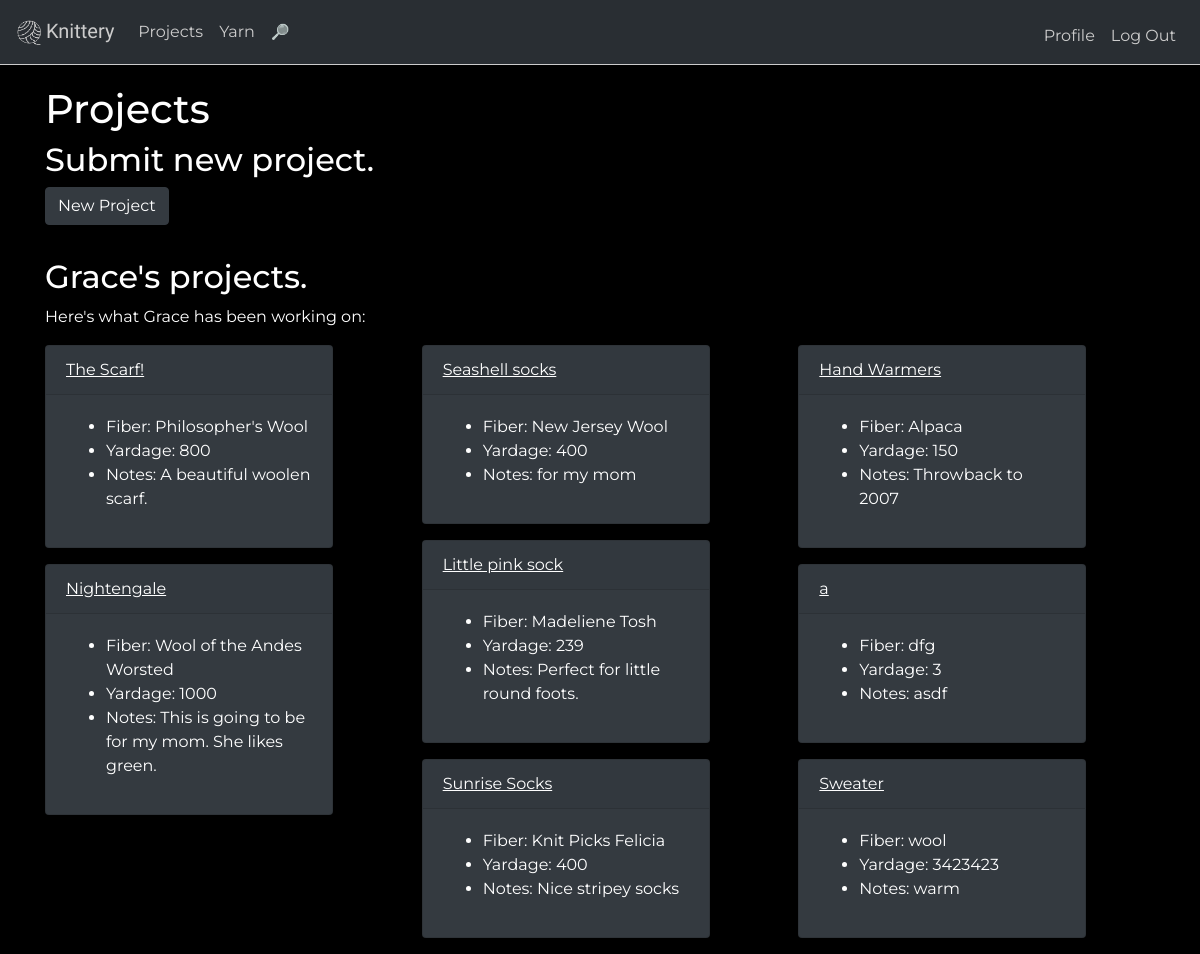
/projects/Grace (signed in), run on an earlier commit of the app's database.
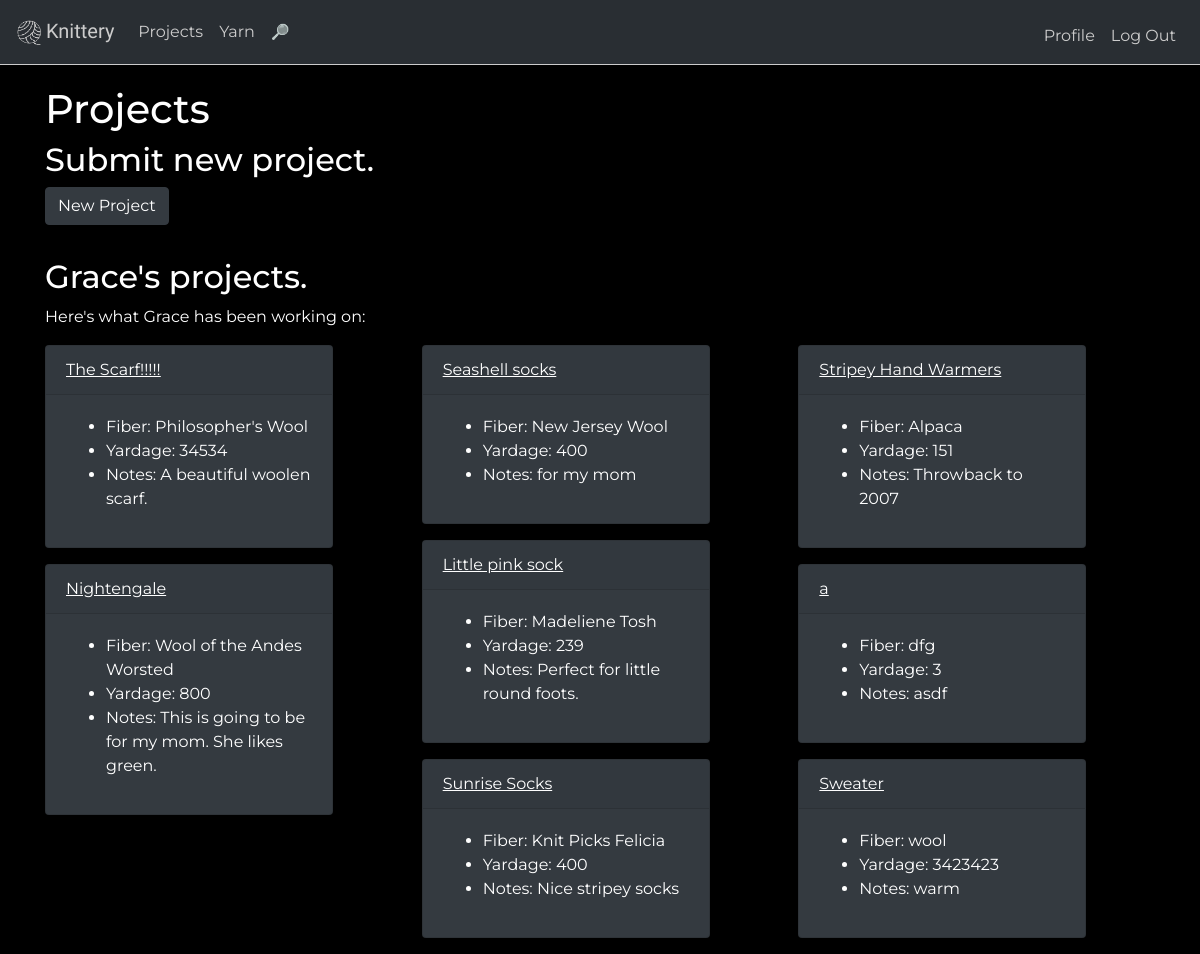
And on a later commit of the database.
### tables this page shows
CREATE TABLE "users" (
	"id"	integer NOT NULL,
	"name"	text,
	"about_me"	text,
	"years_knitting"	integer,
	"favorite_color"	text,
	"password"	text,
	"pic"	text NOT NULL DEFAULT '/static/profilepics/default.png',
	"hash"	TEXT,
	PRIMARY KEY("id" AUTOINCREMENT)
);

CREATE TABLE 'projects' ('id' integer PRIMARY KEY AUTOINCREMENT NOT NULL, 'user_id' integer NOT NULL, 'yarn' , 'yardage' , 'notes' ,'name' text);

### application.py (the view, shortened to what this page needs)
@app.route("/projects/<user>", methods=["GET", "POST"])
def projects(user):
    user_id = getId(user)
    c_userid = getId(session["user"])
    if request.method == "GET":
        rows = db.execute("SELECT name, yarn, yardage, notes, user_id FROM projects WHERE user_id = :id", id = user_id)
        return render_template("projects.html", rows=rows, user=user)

### application.py (called while the page is built)
def getId(user):
    currentuser = user
    profile = db.execute("SELECT * FROM users WHERE name = :name",
    name=currentuser)
    currentuser_id=profile[0]["id"]
    return currentuser_id

### templates/projects.html (shortened to what this page needs)
{% extends "layout.html" %}
{% block main %}
<h1>Projects</h1>
  {% if session.user==user %}
<h2>Submit new project.</h2>
  <a class="btn btn-dark" data-toggle="collapse" href="#newProject" role="button" aria-expanded="false" aria-controls="multiCollapseExample1">New Project</a>
    <br>
    <hr></hr>
    {% endif %}
<h2>{{ user }}'s projects.</h2>
<p>Here's what {{ user }} has been working on:</p>
<div class="card-columns">
{% for row in rows %}
<div class="card text-white bg-dark mb-3" style="max-width: 18rem;">
  <div class="card-header"><a href="/projects/{{ user }}/{{ row["name"] }}">{{ row["name"] }}</a></div>
  <div class="card-body">
    <ul>
    <li class>Fiber: {{ row["yarn"] }}</li>
    <li class>Yardage: {{ row["yardage"] }}</li>
    <li class>Notes: {{ row["notes"] }}</li>
  </ul>
  </div>
  </div>
{% endfor %}
{% endblock %}

### templates/layout.html (shortened to what this page needs)
<!DOCTYPE html>
<html lang="en">
<head>
	<link href="https://maxcdn.bootstrapcdn.com/bootstrap/4.1.3/css/bootstrap.min.css" rel="stylesheet">
        <link href="/static/styles.css" rel="stylesheet">
</head>
<body>
<nav class="navbar navbar-expand-lg navbar-dark bg-dark">
  <a class="navbar-brand" href="/"><img src="/static/logo.png" width="30" padding="2" class="sitelogo"><span class="knitterylogo">Knittery</span></a>
  <div class="collapse navbar-collapse" id="navbarSupportedContent">
    <ul class="navbar-nav mr-auto">
  {% if session.user %}
      <li class="nav-item">
        <a class="nav-link" href="/projects/{{ session["user"] }}">Projects</a>
      </li>
        <li class="nav-item">
        <a class="nav-link" href="/yarn/{{ session["user"] }}">Yarn</a>
      </li>
        <li class="nav-item">
        <a class="nav-link" href="/search"><span class="icon searchicon">🔎</span></a>
      </li>
    {% endif %}
    </ul>
    <ul class="navbar-nav ml-auto mt-2">
        {% if session.user %}
        <li class="nav-item"><a class="nav-link" href="/profile/{{ session["user"] }}">Profile</a></li>
        <li class="nav-item"><a class="nav-link" href="/logout">Log Out</a></li>
        {% else %}
        <li class="nav-item"><a class="nav-link" href="/register">Register</a></li>
        <li class="nav-item"><a class="nav-link" href="/login">Log In</a></li>
        {% endif %}
    </ul>
  </div>
</nav>
	<main class="container">
		{% block main %}{% endblock %}
	</main>
</body>
</html>

### static/styles.css (style rules this page uses)
.navbar { opacity: 0.8; transition: opacity 1s; border-bottom: 1px solid white; }
.navbar .nav-link { color: white !important; }
body, html { height: 100% }
.knitterylogo { font-family: 'Bungee Shade', cursive; }
body { background-color: black; color: white; font-family: 'Montserrat', sans-serif; }
.card { display:inline-block; }
.card a { color: white; text-decoration: underline; }
.sitelogo { border-radius: 50%; -webkit-transition: -webkit-transform .8s ease-in-out; transition: transform .8s ease-in-out; }
.searchicon { color: transparent; background: #EDFDFB; background-clip: text; -webkit-background-clip: text; font-size: 15px; }
.container { padding-top: 20px; }

What changed in the data, as far as the page shows it:
changed projects "Philosopher's Wool": name "The Scarf!" → "The Scarf!!!!!"; yardage "800" → "34534"
changed projects "Nightengale": yardage "1000" → "800"
changed projects "Alpaca": name "Hand Warmers" → "Stripey Hand Warmers"; yardage "150" → "151"
